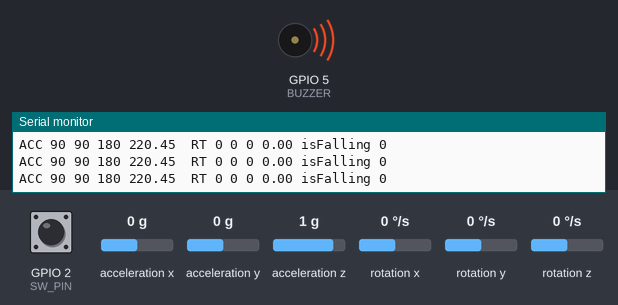
Bench run of a sketch on a simulated ESP32. Shown: buzzer (waves = sounding, pin HIGH), the last lines printed to the serial monitor. The inputs (shaded band) are chosen by the test bench; at power-on: acceleration x 0 g, acceleration y 0 g, GPIO 2 (SW_PIN) HIGH, acceleration z 1 g, rotation x 0 °/s, rotation y 0 °/s, rotation z 0 °/s. WiFi joins after 1.5 s; servers stay silent unless stated; no MQTT or app messages arrive unless stated.

Above: at 1.2 s.
1.3 s: acceleration x set to 1.4 g
4.3 s: acceleration x set to 1 g
5.8 s: acceleration y set to 0.2 g
8.2 s: acceleration y set to 0.5 g
At 9.4 s:
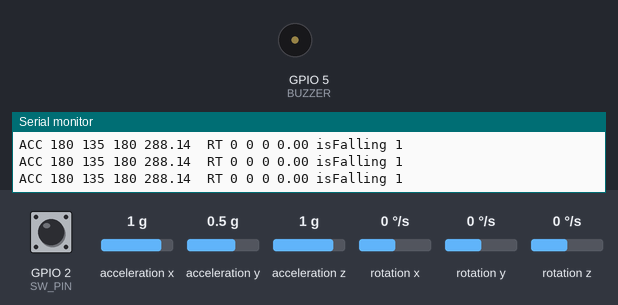
9.7 s: GPIO 2 (SW_PIN) pulled LOW for 0.15 s
At 10.4 s:
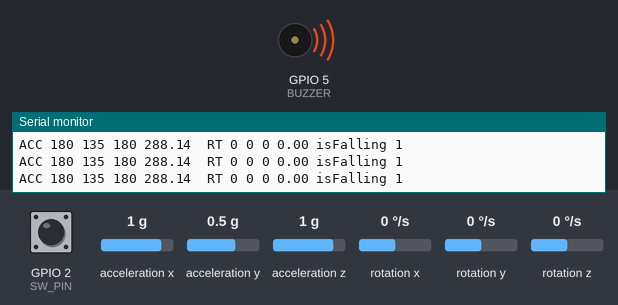
Timing chart, 0 to 16.8 s (numbered marks = the images above; inputs shaded):
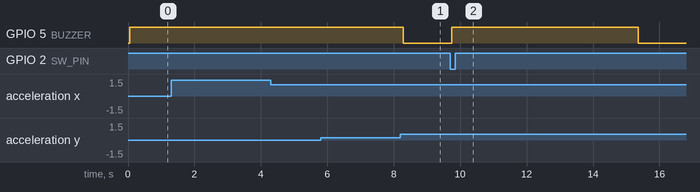

The sketch:

FallSmartClient.ino
```cpp
  #include <Mpu.h>
#include <MqttClient.h>
#include <cmath>

#define BUZZER 5
#define SW_PIN 2
#define FALL_THRESHOLD_PERCENTAGE 0.3
#define FALL_THRESHOLD 280

// MPU
MPU mpu;
float prevAccel, prevRotation;

// Buzzer
bool buzzerActive = false;
unsigned long buzzerStartTime = 0;
const unsigned long buzzerDuration = 7 * 1000;

// Fall Buffer
uint32_t lastFallSent;


// MQTT
MqttClient client;
uint32_t lastHeartbeatPublish;

void triggerBuzzer() {
  digitalWrite(BUZZER, LOW);
  buzzerStartTime = millis();
  buzzerActive = true;
}

void setup() {
  Serial.begin(115200);

  // MQTT Client
  client.connectWifi();
  client.connectMqtt();

  // MPU Setup
  mpu.init();

  pinMode(SW_PIN, INPUT_PULLUP);

  // Buzzer
  pinMode(BUZZER, OUTPUT);
  digitalWrite(BUZZER, HIGH);
}

void loop() {
  // Wifi & MQTT
  if (!client.wifiConnected) client.connectWifi();
  if (!client.mqttConnected) client.connectMqtt();
  client.mqttLoop();

  uint32_t now = millis();

  // Mpu
  Vector3 accel = mpu.readAccelerometer();
  Vector3 rotation = mpu.readRotation();
  bool isFalling = ( accel.magnitude >= FALL_THRESHOLD);
  // bool isFalling = ( fabs(accel.magnitude - prevAccel) / prevAccel >= FALL_THRESHOLD_PERCENTAGE);
  bool fallingBuffer = now - lastFallSent <= 7 * 1000;

  Serial.printf("ACC %d %d %d %.2f  RT %d %d %d %.2f isFalling %d\n",
    accel.x, accel.y, accel.z, accel.magnitude,
    rotation.x, rotation.y, rotation.z, rotation.magnitude,
    isFalling);

  if (prevAccel > 0 && isFalling && !fallingBuffer) {
    triggerBuzzer();
    lastFallSent = now;
    if (client.mqttConnected) {
      String payload(isFalling);
      client.mqttPublish(TOPIC_FALL, payload.c_str());
    }
  }

  bool isPressed = (digitalRead(SW_PIN) == LOW);
  bool buzzerExpire = (now - buzzerStartTime) >= buzzerDuration;

  // Turn off buzzer
  if (buzzerActive && isPressed ) {
    digitalWrite(BUZZER, HIGH);
    buzzerActive = false;
    Serial.printf("%d", isPressed);

    // It should send falling = false
    // This tied falling state with buzzer state
    if (client.mqttConnected) {
      String payload(0);
      client.mqttPublish(TOPIC_FALL, payload.c_str());
    }
  }
  prevAccel = accel.magnitude;
  prevRotation = rotation.magnitude;

  if (millis() - lastHeartbeatPublish >= 50 * 1000) {
    String payload(now);
    client.mqttPublish(TOPIC_HEARTBEAT, payload.c_str());
    lastHeartbeatPublish = now;
  }

  delay(100);
}
```

Mpu.cpp
```cpp
#include <Mpu.h>
float MPU::calculateMagnitude(int x, int y, int z) {
  return sqrt(x * x + y * y + z * z);
}

void MPU::init() {
  Serial.println("Initialize MPU");
  Wire.begin(21, 20);
  mpu.initialize();
  Serial.println(mpu.testConnection() ? "Connected" : "Connection failed");
}

Vector3 MPU::readAccelerometer() {
  Vector3 accel;
  mpu.getAcceleration(&ax, &ay, &az);
  accel.x = map(ax, -16384, 16384, 0, 180);
  accel.y = map(ay, -16384, 16384, 0, 180);
  accel.z = map(az, -16384, 16384, 0, 180);
  accel.magnitude = calculateMagnitude(accel.x, accel.y, accel.z);
  return accel;
}

Vector3 MPU::readRotation() {
  Vector3 rotation;
  mpu.getRotation(&gx, &gy, &gz);
  rotation.x = map(gx, -16384, 16384, -90, 90);
  rotation.y = map(gy, -16384, 16384, -90, 90);
  rotation.z = map(gz, -16384, 16384, -90, 90);
  rotation.magnitude = calculateMagnitude(rotation.x, rotation.y, rotation.z);
  return rotation;
} 
```

Mpu.h
```cpp
#ifndef MPU_H
#define MPU_H

#include <Arduino.h>
#include <Wire.h>
#include <MPU6050.h>

struct Vector3 {
  int x;
  int y;
  int z;
  float magnitude;
};

class MPU {
  private:
    MPU6050 mpu;
    int16_t ax, ay, az;
    int16_t gx, gy, gz;

    float calculateMagnitude(int x, int y, int z);

  public:
    void init();
    Vector3 readAccelerometer();
    Vector3 readRotation();
};

#endif
```

MqttClient.cpp
```cpp
#include <MqttClient.h>

MqttClient::MqttClient()
  : mqtt(MQTT_BROKER, 1883, wifiClient)
{
    wifiConnected = false;
    mqttConnected = false;
}

void MqttClient::onConnected() {
  String connected(mqttConnected);
  mqttPublish(TOPIC_CONNECTION, connected.c_str());
}

void MqttClient::mqttCallback(char* topic, byte* payload, unsigned int length) {
  char message[length + 1];
  memcpy(message, payload, length);
  message[length] = '\0';

  Serial.printf("Received TOPIC: %s with msg %s\n", topic, message);

  String topicStr(topic);

  auto it = topicHandlers.find(topicStr);
  if (it != topicHandlers.end()) {
    it -> second(message);
  }
}

void MqttClient::connectWifi() {
  WiFi.mode(WIFI_STA);
  WiFi.begin(WIFI_SSID, WIFI_PASS);
  Serial.printf("WiFi MAC address is %s\n", WiFi.macAddress().c_str());
  Serial.printf("Connecting to WiFi %s.\n", WIFI_SSID);

  if (!WiFi.status() == WL_CONNECTED) {
    Serial.println("Connection failed retrying...");
    return;
  }

  Serial.println("WiFi connected.");
  wifiConnected = true;
}

void MqttClient::connectMqtt() {
  Serial.printf("Connecting to MQTT broker at %s\n", MQTT_BROKER);
  if (!mqtt.connect("")) {
    Serial.println("Failed to connect to MQTT broker.");
    return;
  }

  mqtt.setCallback([this](char* topic, byte* payload, unsigned int length) {
    this->mqttCallback(topic, payload, length);
  });

  Serial.println("MQTT broker connected.");
  mqttConnected = true;

  if (!topicHandlers.empty()) {
    for (auto &pair : topicHandlers) {
      mqtt.subscribe(pair.first.c_str());
    }
  }

  onConnected();
}

void MqttClient::mqttPublish(const char *topic, const char *payload) {
  Serial.printf("Sent %s with %s\n", topic, payload);
  bool res = mqtt.publish(topic, payload);
  if (!res) Serial.println("Failed to sent!");
}

void MqttClient::onTopic(const char* topic, std::function<void(const char*)> handler) {
  topicHandlers[String(topic)] = handler;
  mqtt.subscribe(topic);
}

void MqttClient::mqttLoop() {
  mqtt.loop();
}
```

MqttClient.h
```cpp
#ifndef MQTTCLIENT_H
#define MQTTCLIENT_H

#include <WiFi.h>
#include <PubSubClient.h>
#include <config.h>

#define TOPIC_PREFIX "client02"

// PUB
#define TOPIC_ACCELERATION TOPIC_PREFIX "/acceleration"
#define TOPIC_CONNECTION TOPIC_PREFIX "/connection"
#define TOPIC_FALL TOPIC_PREFIX "/fall"
#define TOPIC_HEARTBEAT TOPIC_PREFIX "heartbeat"

// SUB
#define TOPIC_DEBUG TOPIC_PREFIX "/debug"

class MqttClient {
  private:
    WiFiClient wifiClient;
    PubSubClient mqtt;
    std::map<String, std::function<void(const char*)>> topicHandlers;

    void onConnected();
    void mqttCallback(char* topic, byte* payload, unsigned int length);
  public:
    bool wifiConnected;
    bool mqttConnected;

    MqttClient();

    void connectWifi();
    void connectMqtt();
    void mqttPublish(const char *topic, const char *payload);
    void onTopic(const char *topic, std::function<void(const char*)> handler);
    void mqttLoop();
};

#endif
```

config.h
```cpp
#define WIFI_SSID "" // Wifi name
#define WIFI_PASS "" // Wifi password
#define MQTT_BROKER "" // Broker ip
```

Measured:
- the behaviour switches between 0.3 and 0.4 g on acceleration y (found by bisection; images 0 and 1)
- after the input at 8.2 s, GPIO 5 (BUZZER): HIGH → LOW after 0.09 s
- after the input at 9.7 s, GPIO 5 (BUZZER): LOW → HIGH at once, → LOW 5.6 s later
